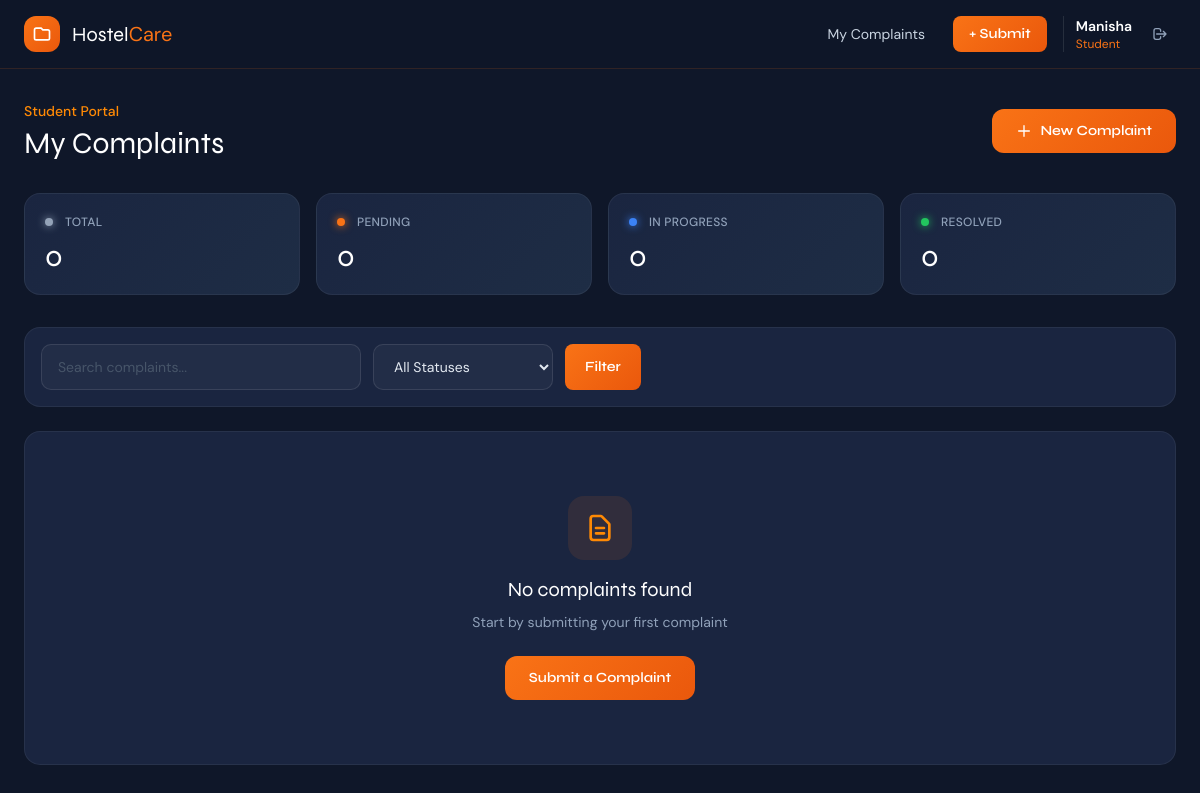
Page / (signed in) on the earlier database version.
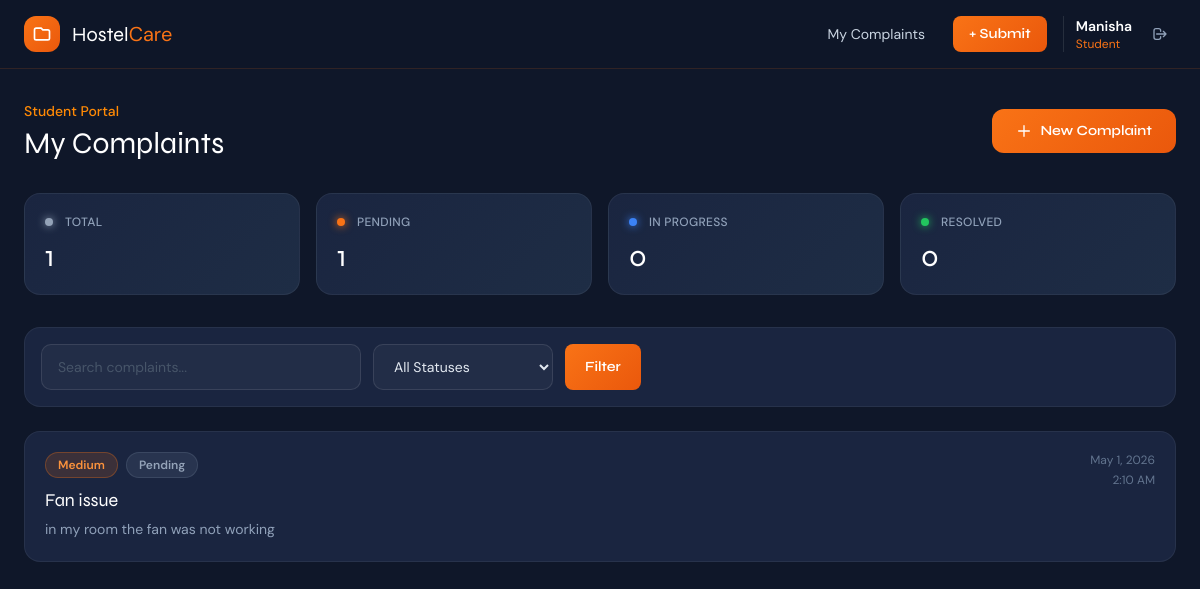
Same page on the later database version.
### complaints/models.py (models this page shows, shortened)
class Complaint(models.Model):
    PRIORITY_CHOICES = [('High', 'High'), ('Medium', 'Medium'), ('Low', 'Low')]
    STATUS_CHOICES = [('Pending', 'Pending'), ('In Progress', 'In Progress'), ('Resolved', 'Resolved')]
    user = models.ForeignKey(CustomUser, on_delete=models.CASCADE, related_name='complaints')
    title = models.CharField(max_length=200)
    description = models.TextField()
    priority = models.CharField(max_length=10, choices=PRIORITY_CHOICES, default='Medium')
    status = models.CharField(max_length=15, choices=STATUS_CHOICES, default='Pending')
    created_at = models.DateTimeField(auto_now_add=True)
    updated_at = models.DateTimeField(auto_now=True)
    class Meta:
        ordering = ['-created_at']

### complaints/views.py (the view)
# urls.py: path('', views.student_dashboard, name='student_dashboard'),
@student_required
def student_dashboard(request):
    status_filter = request.GET.get('status', '')
    search_q = request.GET.get('q', '')
    complaints = Complaint.objects.filter(user=request.user)
    if status_filter:
        complaints = complaints.filter(status=status_filter)
    if search_q:
        complaints = complaints.filter(title__icontains=search_q)
    complaints = complaints.annotate(p_order=priority_order()).order_by('p_order', '-created_at')
    stats = {
        'total': Complaint.objects.filter(user=request.user).count(),
        'pending': Complaint.objects.filter(user=request.user, status='Pending').count(),
        'in_progress': Complaint.objects.filter(user=request.user, status='In Progress').count(),
        'resolved': Complaint.objects.filter(user=request.user, status='Resolved').count(),
    }
    return render(request, 'student_dashboard.html', {
        'complaints': complaints, 'stats': stats,
        'status_filter': status_filter, 'search_q': search_q
    })

### complaints/models.py (called while the page is built)
    def is_admin_user(self):
     return self.role == 'admin' or self.is_superuser

### complaints/views.py (called while the page is built)
def student_required(view_func):
    @wraps(view_func)
    def wrapper(request, *args, **kwargs):
        if not request.user.is_authenticated:
            return redirect('login')
        if request.user.is_admin_user():
            return redirect('admin_dashboard')
        return view_func(request, *args, **kwargs)
    return wrapper

def priority_order():
    return Case(
        When(priority='High', then=1),
        When(priority='Medium', then=2),
        When(priority='Low', then=3),
        output_field=IntegerField()
    )

### complaints/templates/student_dashboard.html (shortened to what the changed rows need)
{% extends 'base.html' %}
{% block content %}
<div class="max-w-7xl mx-auto px-4 sm:px-6 py-8">
  <div class="mb-8 flex flex-col sm:flex-row sm:items-center sm:justify-between gap-4">
    <div>
      <h1 class="font-display text-3xl font-800 text-white">My Complaints</h1>
    </div>
  </div>
  <div class="grid grid-cols-2 lg:grid-cols-4 gap-4 mb-8">
    <div class="stat-card p-5">
      <div class="flex items-center gap-3 mb-2"><div class="glow-dot" style="background:#94a3b8;box-shadow:0 0 8px #94a3b8"></div><span class="text-xs text-slate-400 font-medium uppercase tracking-wide">Total</span></div>
      <div class="text-3xl font-display font-800 text-white">{{ stats.total }}</div>
    </div>
    <div class="stat-card p-5">
      <div class="flex items-center gap-3 mb-2"><div class="glow-dot" style="background:#f97316;box-shadow:0 0 8px #f97316"></div><span class="text-xs text-slate-400 font-medium uppercase tracking-wide">Pending</span></div>
      <div class="text-3xl font-display font-800 text-white">{{ stats.pending }}</div>
    </div>
  </div>
  {% if complaints %}
  <div class="space-y-4">
    {% for c in complaints %}
    <div class="card p-5 flex flex-col sm:flex-row sm:items-start gap-4">
      <div class="flex-1 min-w-0">
        <div class="flex flex-wrap items-center gap-2 mb-2">
          <span class="badge-{{ c.priority|lower }} text-xs font-semibold px-3 py-1 rounded-full">{{ c.priority }}</span>
          {% if c.status == 'Pending' %}<span class="badge-pending text-xs font-semibold px-3 py-1 rounded-full">Pending</span>
          {% elif c.status == 'In Progress' %}<span class="badge-inprogress text-xs font-semibold px-3 py-1 rounded-full">In Progress</span>
          {% else %}<span class="badge-resolved text-xs font-semibold px-3 py-1 rounded-full">Resolved</span>{% endif %}
        </div>
        <h3 class="font-display font-700 text-white text-lg mb-1">{{ c.title }}</h3>
        <p class="text-slate-400 text-sm leading-relaxed line-clamp-2">{{ c.description }}</p>
      </div>
      <div class="sm:text-right text-xs text-slate-500 flex-shrink-0">
        <div>{{ c.created_at|date:"M j, Y" }}</div>
        <div class="mt-1">{{ c.created_at|time:"g:i A" }}</div>
      </div>
    </div>
    {% endfor %}
  </div>
  {% else %}
  <div class="card p-16 text-center">
    <div class="w-16 h-16 rounded-2xl flex items-center justify-center mx-auto mb-4" style="background:rgba(249,115,22,0.1)">
      <svg class="w-8 h-8 text-orange-400" fill="none" stroke="currentColor" viewBox="0 0 24 24"><path stroke-linecap="round" stroke-linejoin="round" stroke-width="2" d="M9 12h6m-6 4h6m2 5H7a2 2 0 01-2-2V5a2 2 0 012-2h5.586a1 1 0 01.707.293l5.414 5.414a1 1 0 01.293.707V19a2 2 0 01-2 2z"/></svg>
    </div>
    <h3 class="font-display text-xl font-700 text-white mb-2">No complaints found</h3>
    <p class="text-slate-400 text-sm mb-6">{% if status_filter or search_q %}Try adjusting your filters{% else %}Start by submitting your first complaint{% endif %}</p>
    {% if not status_filter and not search_q %}
    <a href="{% url 'submit_complaint' %}" class="btn-primary px-6 py-3 rounded-xl text-sm inline-block">Submit a Complaint</a>
    {% endif %}
  </div>
  {% endif %}
</div>
{% endblock %}

Differences in the rows shown:
added Complaint: priority "Medium", status "Pending", title "Fan issue", description "in my room the fan was not working", created_at "May 1, 2026", created_at "2:10 AM"
Other differences:
{{ stats.total }}: "0" → "1"
{{ stats.pending }}: "0" → "1"
text no longer shown: "No complaints found Start by submitting your first complaint Submit a Complaint"
